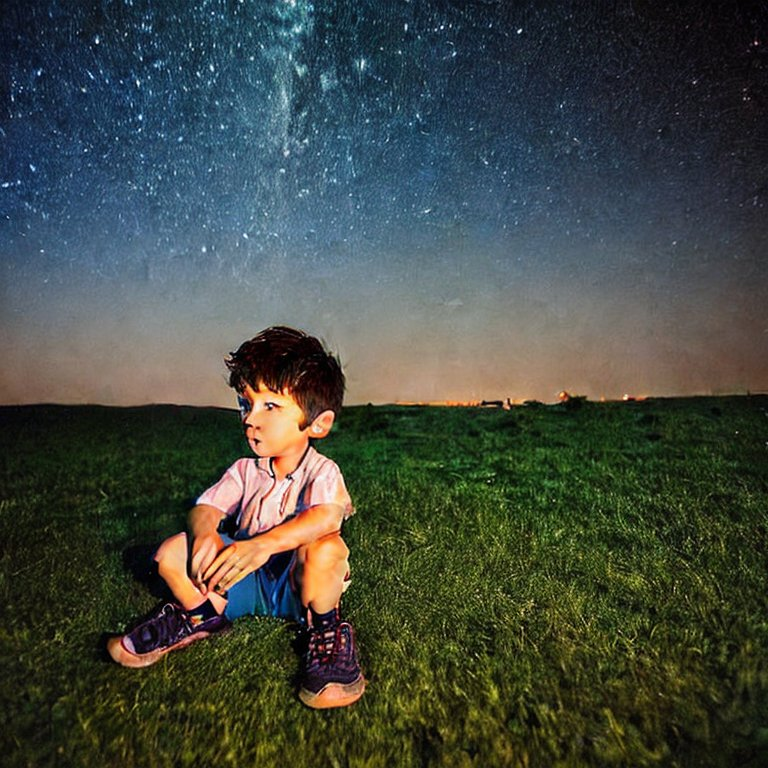
#> input picture 136-朱士康-杭州/第五周/boy1.jpg, 768 x 768 px
$ python canny.py
#> lines starting #> are read from the running program, lines starting #| are printed output that depends on the picture
#> further down, img is the input picture: shape (768, 768, 3); mean B, G, R 64.3, 72.1, 65.4
import numpy as np
import cv2
import matplotlib.pyplot as plt


# Canny算子
def CannyThreshold(lowThreshold):
#> called with lowThreshold = 0
    detected_edges = cv2.GaussianBlur(img, (3, 3), 0)  # 高斯滤波
    detected_edges = cv2.Canny(detected_edges,
                               lowThreshold,
                               lowThreshold * ratio,
                               apertureSize=kernel_size)  # 边缘检测
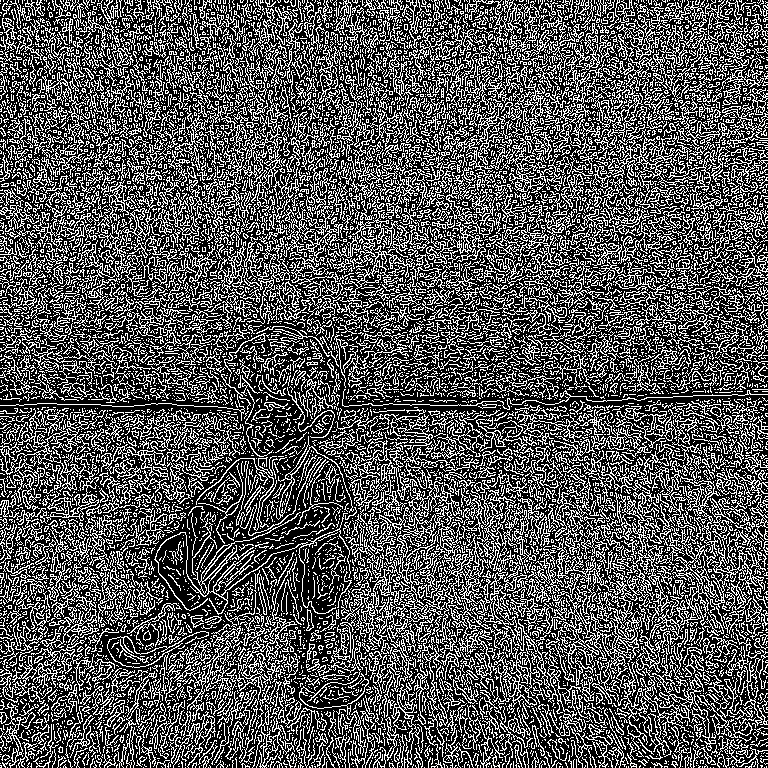
#> detected_edges: shape (768, 768); 33.5% white in thin lines or dots

    re = cv2.getTrackbarPos('Canny', 'demo')
    dst = cv2.bitwise_and(img, img, mask=detected_edges)  # 用原始颜色添加到检测的边缘上
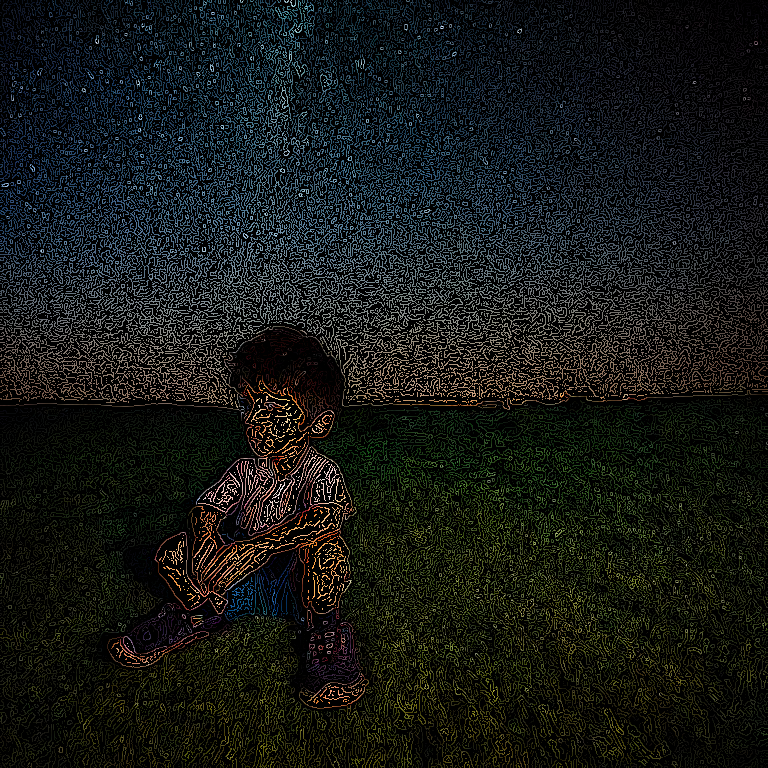
#> dst: shape (768, 768, 3); mean B, G, R 21.9, 24.3, 21.5
    if re % 20 == 0:
        b, g, r = cv2.split(dst)  # 分别提取B、G、R通道
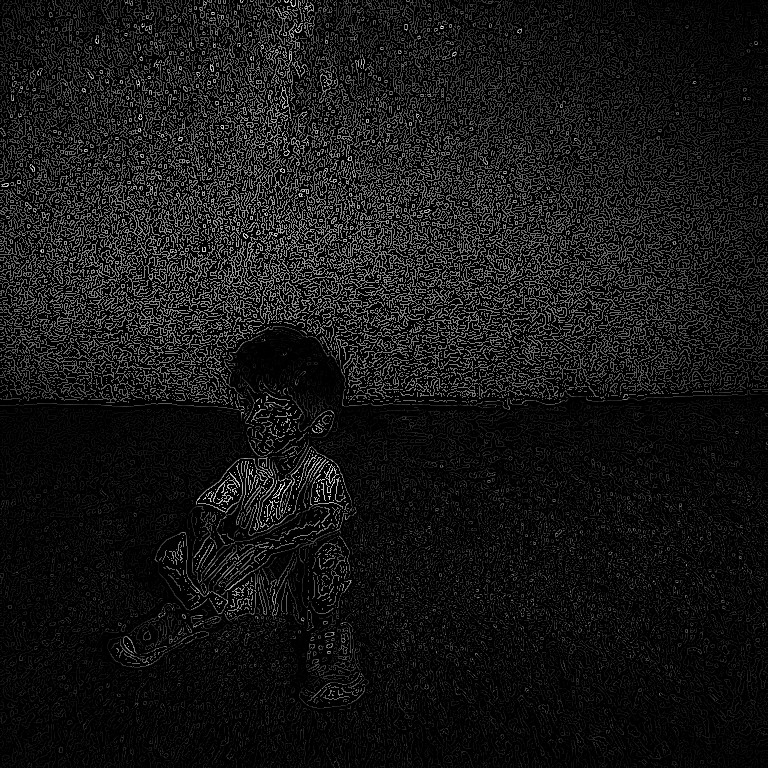
#> b: shape (768, 768); min 0, max 255, mean 21.9
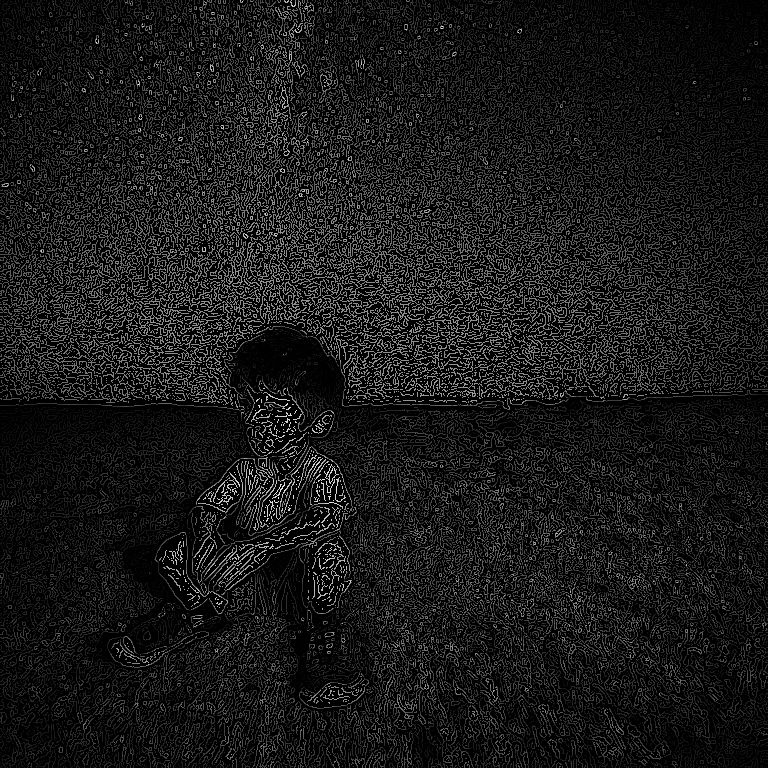
#> g: shape (768, 768); min 0, max 247, mean 24.3
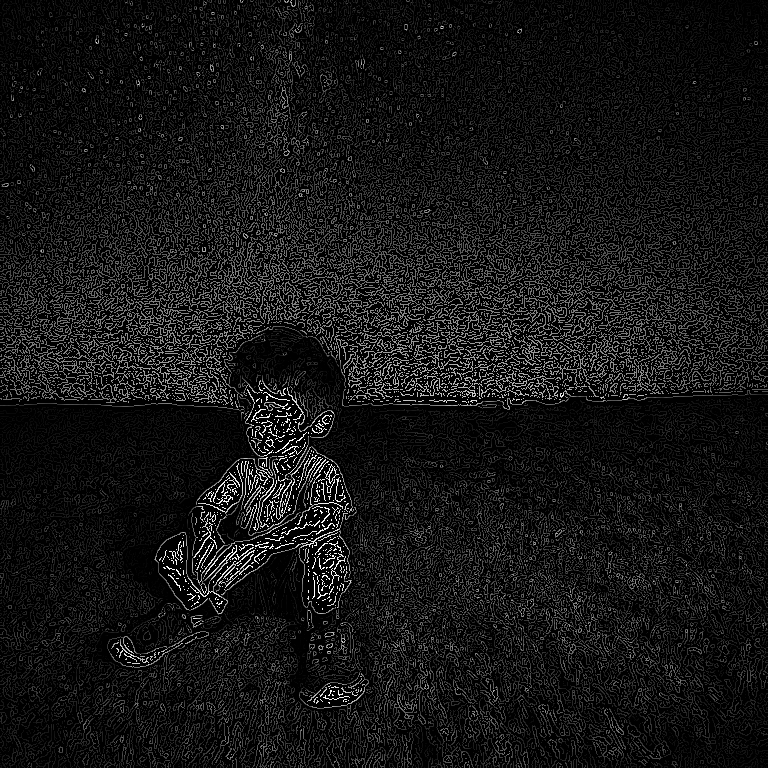
#> r: shape (768, 768); min 0, max 255, mean 21.5
        img_new1 = cv2.merge([r, g, b])  # 重新组合为R、G、B，防止出现plt.imshow图片发蓝的情况。
        # 滑块不能滑动太快，不然显示不全。
        plt.subplot(2, 3, (int)(re / 20 + 1)), plt.xticks([]), plt.yticks([]), plt.title(re), plt.imshow(img_new1)
        #plt.show()
    #cv2.imshow('demo', dst)
    plt.show()
    #plt.imshow(dst)


lowThreshold = 0
max_lowThreshold = 100
ratio = 3
kernel_size = 3

img = cv2.imread('boy1.jpg')
# gray = cv2.cvtColor(img,cv2.COLOR_BGR2GRAY)  #转换彩色图像为灰度图
# cv2.imshow("yuan",gray)
# cv2.waitKey()
cv2.namedWindow('demo')

# 设置调节杠,
cv2.createTrackbar('Canny', 'demo', lowThreshold, max_lowThreshold, CannyThreshold)

CannyThreshold(0)  # 初始化

if cv2.waitKey(0) == 27:  # wait for ESC key to exit cv2
#> (key Esc is pressed here)
    cv2.destroyAllWindows()
